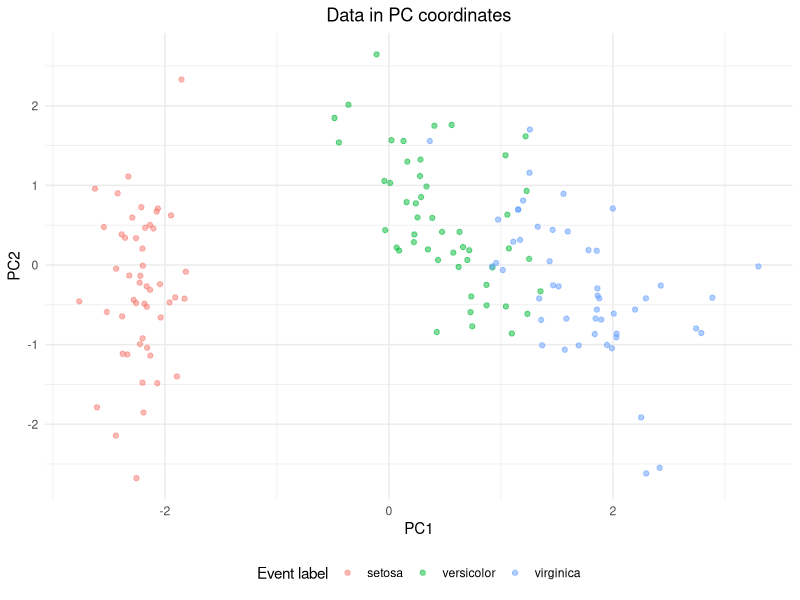

Generate this figure with R:
## ---- chunk 1
#| message = FALSE  
library("tidyverse") 
library("broom") 
library("cowplot")
## ---- chunk 2
iris
## ---- chunk 3
pca_fit <- iris |>  
  select(where(is.numeric)) |>   
  prcomp(scale = TRUE)
## ---- chunk 4
pca_fit |>    
  augment(iris) |>    
  ggplot(aes(.fittedPC1, .fittedPC2,              
             colour = Species)) +    
  geom_point(alpha = 0.5) +   
  theme_minimal() +   
  theme(legend.position = "bottom",          
        plot.title = element_text(hjust = 0.5)) +   
  labs(x = "PC1", 
       y = "PC2", 
       title = "Data in PC coordinates", 
       colour = "Event label")
